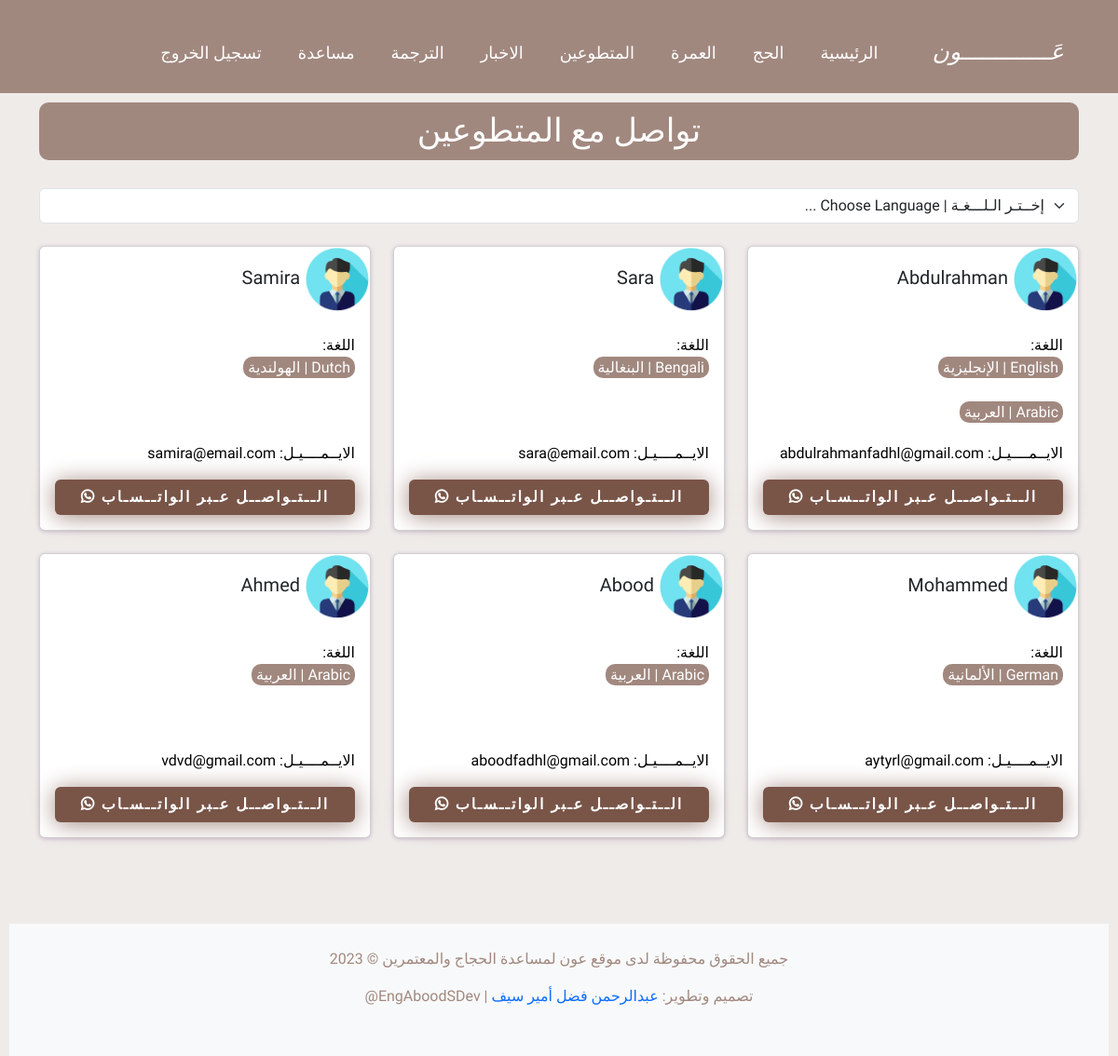
/volunteers.php (signed in), run on the app's committed database.
### tables this page shows
CREATE TABLE `users` (
  `id` int(11) NOT NULL,
  `username` varchar(100) NOT NULL,
  `email` varchar(100) NOT NULL,
  `phone` int(11) NOT NULL,
  `password` int(11) NOT NULL,
  `isVolunteer` tinyint(1) NOT NULL
);

CREATE TABLE `users_language` (
  `id` int(11) NOT NULL,
  `language` varchar(100) NOT NULL,
  `user_id` int(11) NOT NULL
);

### volunteers.php (the view, shortened to what this page needs)
<html lang="ar" dir="rtl">
<head>
    <link rel="stylesheet" href="css/style.css" />
    <link href="https://cdn.jsdelivr.net/npm/bootstrap@5.3.0-alpha1/dist/css/bootstrap.min.css" rel="stylesheet">
    <link rel="stylesheet" href="https://use.fontawesome.com/releases/v5.7.2/css/all.css" />
    <link rel="stylesheet" href="https://cdnjs.cloudflare.com/ajax/libs/font-awesome/5.7.2/css/all.min.css"
 />
</head>
<body>
    <header>
        <nav class="navbar navbar-expand-lg navbar-light">
            <div class="container" style="background: #a1887f !important;z-index: 50 !important; padding-top: 0px; padding-bottom: 0px;">
                <a class="navbar-brand" href="#">عَـــــــــــــون</a>
                <div class="collapse navbar-collapse" id="navbarNav">
                    <ul class="navbar-nav">
                        <li class="nav-item">
                            <a class="nav-link" href="home.php">الرئيسية</a>
                        </li>
                        <li class="nav-item">
                            <a class="nav-link" href="hajj.php">الحج</a>
                        </li>
                        <li class="nav-item">
                            <a class="nav-link" href="umrah.php">العمرة</a>
                        </li>
                        <li class="nav-item">
                            <a class="nav-link" href="volunteers.php"> المتطوعين</a>
                        </li>
                        <li class="nav-item">
                            <a class="nav-link" href="news.php">الاخبار</a>
                        </li>
                        <li class="nav-item">
                            <a class="nav-link" href="translate.php">الترجمة</a>
                        </li>
                        <li class="nav-item">
                            <a class="nav-link" href="FAQ.php">مساعدة</a>
                        </li>
                        <li class="nav-item">
                            <a class="nav-link" href="index.php?logout=1">تسجيل الخروج</a>
                        </li>
                    </ul>
                </div>
            </div>
        </nav>
    </header>
    <main>
		<section class="container">
        <h1 style="font-size: 35px !important; text-align: center; background-color: #a1887f;color:#fff; padding: 10px; margin-bottom: 30px; border-radius: 10px;">
        تواصل مع المتطوعين
    </h1>
        <div class="row">
            <div class="col-md-12">
                <div class="text-center mb-4">
                    <select id="dd" form="langform" name="selectedLang" onchange="submitForm(this)" class="form-select language-select languages" aria-label="Default select example">
                        <option value="0"> إخــتـر الـلـــغـة | Choose Language ... </option>
                    </select>
                </div>
            </div>
        </div>
        <div class="row user-cards">
            <?php
            include("dbcon.php");
            if (!isset($_POST['selectedLang']) || $_POST['selectedLang'] == '0') {
                $res = mysqli_query($con, "SELECT *  FROM `users`  WHERE `isVolunteer`='1' ");
            } else if (isset($_POST['selectedLang']) && $_POST['selectedLang'] != '0') {
                $selectedLang = $_POST['selectedLang'];
                $res = mysqli_query($con, "SELECT users.* , l.language lang FROM `users` LEFT JOIN `users_language` l ON (users.id=l.user_id) WHERE `isVolunteer`='1' AND l.language='$selectedLang' GROUP BY `user_id`");
            } else {
                $res = mysqli_query($con, "SELECT * FROM `users` where `isVolunteer`='1'  ");
            }
            while ($row = mysqli_fetch_array($res)) {
                $user_id = $row['id'];
                $user_name = $row['username'];
                $email = $row['email'];
                $phone = $row['phone'];
            ?>
                <div class="col-md-4 mb-4">
                    <div class="card">
                        <span>
                            <h5 class="card-title"><img src="images/user.png" alt="..." width="70" height="70">
                                <?php echo $user_name; ?> </h5>
                        </span>
                        <div class="card-body">
                            <p class="card-text"> اللغة:
                                <?php
                                include("dbcon.php");
                                $resl = mysqli_query($con, "SELECT `language` FROM `users_language` WHERE `user_id`='$user_id'");
                                while ($rowl = mysqli_fetch_array($resl)) {
                                    $lang = $rowl['language'];
                                    echo "</br>
                          <span class='lang'>$lang</span> </br>";
                                } ?>
                            </p>
                            <p class="card-text"> الايــمــــيـل: <?php echo $email; ?></p>
                            <a href="https://wa.me/+966<?php echo $phone; ?>" class="btn more log_btn_color"
                                style="letter-spacing:2px;display:block;" target="_blank"> الــتـواصــل عـبر الواتــسـاب <i
                                    class="fab fa-whatsapp"></i></a>
                        </div>
                    </div>
                </div>
            <?php } ?>
        </div>
        </section>
        <footer class="bg-light py-3 mt-5">
            <div class="container text-center">
                <p>جميع الحقوق محفوظة لدى موقع عون لمساعدة الحجاج والمعتمرين &copy; 2023</p>
                <p>تصميم وتطوير: <a href="mailto:abdulrahmanfadhl@gmail.com">عبدالرحمن فضل أمير سيف</a> | EngAboodSDev@</p>
            </div>
	    </footer>
</body>
</html>

### css/style.css (style rules this page uses)
html, body * { box-sizing: border-box; font-family: 'Tajawal', sans-serif; }
body { background-color: #efebe9 !important; }
a { text-decoration: none !important; }
main { margin: auto 10px !important; }
.container { width: 100%; padding-top: 10px; padding-bottom: 20px; }
footer p { color:#a1887f ; }
li { padding-left: 10px; font-size: 18px; display: inline; text-align: left; text-transform: uppercase; padding-right: 10px; color: #ffffff; }
.log_btn_color { color: #fff !important; }
h1 { color: #ffffff; font-size: 35px; font-weight: 300; text-align: center; }
.navbar-nav { align-items: center; gap: 3px; }
header .navbar { background-image: linear-gradient(to right top, #a1887f, #a1887f); height: 100px !important; padding-top: 20px; }
.navbar-brand { font-style: italic !important; font-size: 25px !important; color: #fff !important; }
.nav-link { color: #fff !important; }
.card-text { color: #000; }

### volunteers.php (style rules this page uses)
.card-text:first-child { width: 100%; min-height: 100px; max-height: auto; }
.card-text span { background-color: #a1887f; padding: 2px 5px; border-radius: 10px; color: #fff; }
.card { box-shadow: 0px 1px 4px 0px #c8b9cf !important; }
.more { background-color: #795548; color: black; font-weight: 900; box-shadow: 0 2px 25px #a1887f; }

### data on the page
users: username "Abdulrahman", email "abdulrahmanfadhl@gmail.com"
users_language: language "English | الإنجليزية"
users_language: language "Arabic | العربية"
users: username "Sara", email "sara@email.com"
users_language: language "Bengali | البنغالية"
users: username "Samira", email "samira@email.com"
users_language: language "Dutch | الهولندية"
users: username "Mohammed", email "aytyrl@gmail.com"
users_language: language "German | الألمانية"
users: username "Abood", email "aboodfadhl@gmail.com"
users_language: language "Arabic | العربية"
users: username "Ahmed", email "vdvd@gmail.com"
users_language: language "Arabic | العربية"
